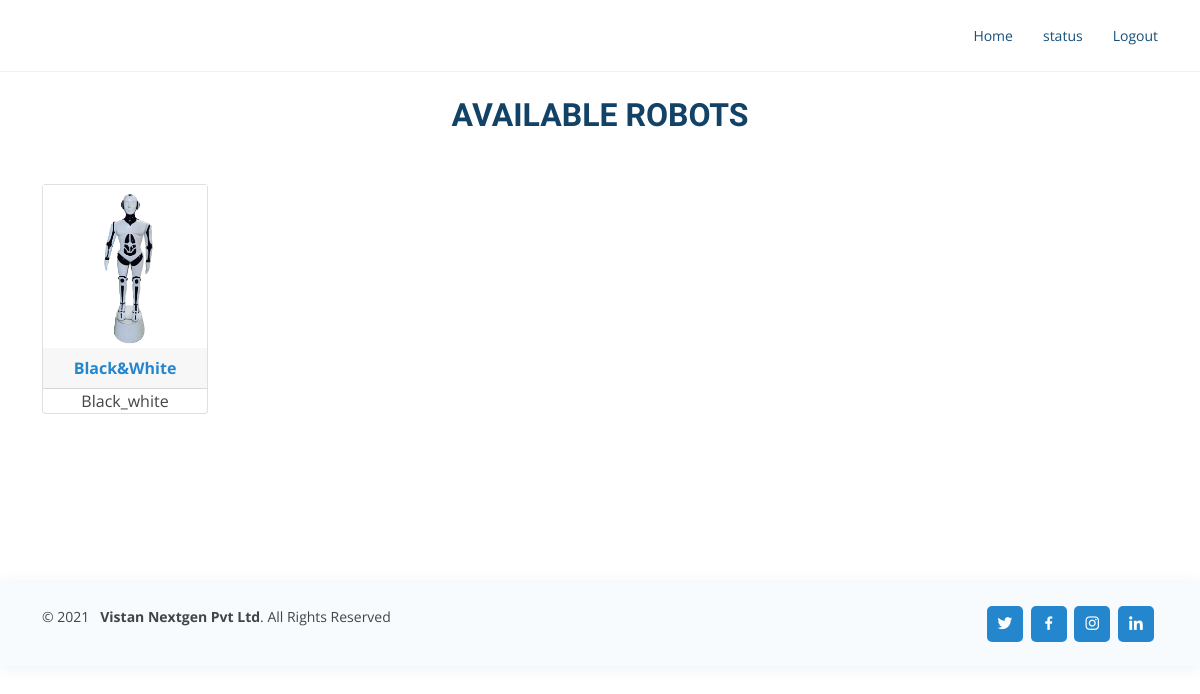
Screenshot of /app/ (signed in) with the database file from the repository.
### App/models.py (models this page shows)
class Bot(models.Model):
    rest = models.ForeignKey(Restaurant, on_delete=models.CASCADE)
    bot_no = models.IntegerField()
    bot_name = models.CharField(max_length = 300)
    bot_color = models.CharField(max_length = 200)
    image = models.ImageField(upload_to = 'bot_images')
    avialable = models.BooleanField(default=True, help_text="available or not avialabe for service")  # avialabe to serve or not avialable
    created_at = models.DateTimeField(auto_now_add=True)
    updated_at = models.DateTimeField(auto_now = True)
    class Meta:
        verbose_name = 'Bot'
        verbose_name_plural = 'Bots'
        ordering = ('-id',)
    def __str__(self):
        return (self.bot_name)

### App/views.py (the view)
# urls.py: path('', views.HomeView, name = 'home'),
def HomeView(request):
    return render(request, 'App/home.html')

### AccountsApp/context_processors.py (called while the page is built)
def rest_details(request):
    try:
        cp_bots = Bot.objects.filter(rest = request.user.rest)
    except:
        cp_bots = []
    return {'cp_bots': cp_bots}

### App/templates/App/home.html
{% extends 'base.html' %}
{% load static %}
{% load static %}
{% block content %}
<div class="container">
    <div class="section-title">
        <h2>Available Robots</h2>
    </div>
        <div class="row">
            {% for i in cp_bots %}
            <div class="col-sm-2">
                <div class="card">
                    <div>
                        <img src="/static{{i.image.url}}" alt="{{i.name}}" style = "width:100%; height: auto;">
                    </div>
                    <div class="card-header text-center">
                        <a href="{% url 'App:select-bot' i.id %}"><b>{{i.bot_name}}</b></a>
                                    </div>
                    <div class="card-info text-center">
                        <span>{{i.bot_color}}</span><br>
                    </div>
                </div><br>
            </div>
            {% endfor %}
        </div>
</div><br><br>
{% endblock %}

### static/assets/css/style.css (style rules this page uses)
body { font-family: "Open Sans", sans-serif; color: #444444; }
a { color: #2487ce; text-decoration: none; }
h1, h2, h3, h4, h5, h6 { font-family: "Raleway", sans-serif; }
.section-title { text-align: center; padding-bottom: 30px; }
.section-title h2 { font-size: 32px; font-weight: bold; text-transform: uppercase; margin-bottom: 20px; padding-bottom: 0; color: #124265; }

### rows the page displays
Bot: image (picture), bot_name "Black&White", bot_color "Black_white"
